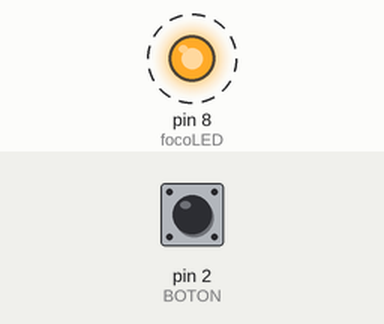
Recording of a sketch running on a simulated Arduino Uno, built with avr-gcc and run on an emulated ATmega328P. Parts: output pins drawn as LEDs (lit = HIGH). Dashed ring = blinking. The inputs (shaded band) are chosen by the test bench; at power-on: pin 2 (BOTON) HIGH.

Above: at 2.0 s.
2.1 s: pin 2 (BOTON) pulled LOW for 3.2 s
At 2.7 s:
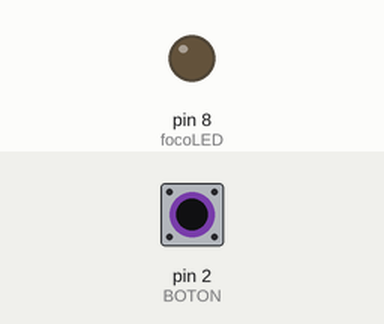
At 5.45 s:
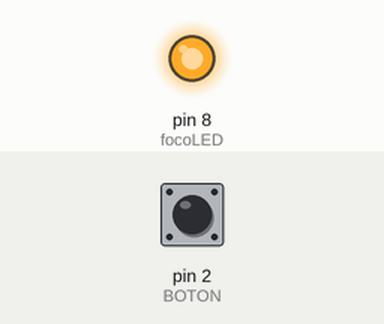
Timing chart, 0 to 12.8 s (numbered marks = the images above; inputs shaded):
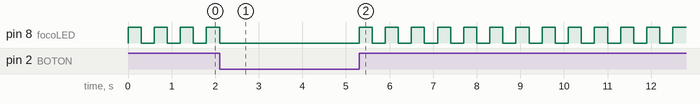

Measured:
- by itself, pin 8 (focoLED): repeats every 0.60 s: HIGH 0.30 s, LOW 0.30 s

The sketch:

reto1.ino.ino
```cpp
const int focoLED =8;   // pin al que conectamos el focoLED
const int BOTON = 2; // pin al que conectamos el botón


void setup() {
  pinMode(focoLED, OUTPUT);   // inicializa el focoLED como salida
  pinMode(BOTON, INPUT);  // inicializa el BOTON como entrada
}

void loop() {
  if(digitalRead(BOTON) == LOW){// si el botón está pulsado
    digitalWrite(focoLED, LOW);         // enciende el focoLED
  } else {                           // de lo contrario
    digitalWrite(focoLED, HIGH);
    delay(300);
    digitalWrite(focoLED,LOW);      //se apaga el led
    delay(300);
  }
}
```
